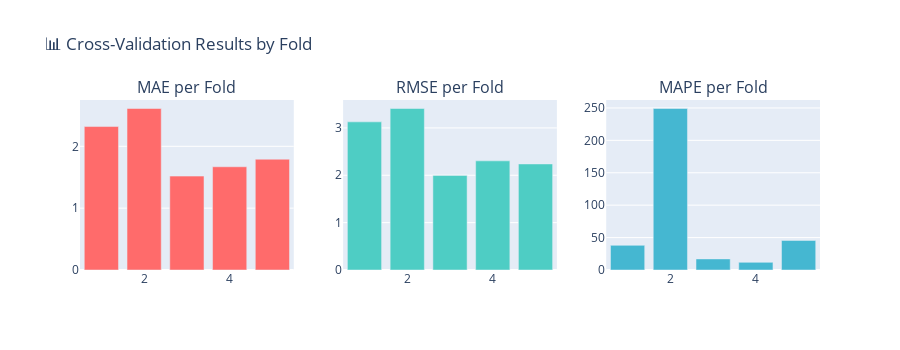

Write notebook code for a chart like this one.
### Code cell
# Visualize CV results
fig = make_subplots(rows=1, cols=3, subplot_titles=['MAE per Fold', 'RMSE per Fold', 'MAPE per Fold'])

fig.add_trace(go.Bar(x=cv_df['fold'], y=cv_df['mae'], marker_color='#FF6B6B', name='MAE'), row=1, col=1)
fig.add_trace(go.Bar(x=cv_df['fold'], y=cv_df['rmse'], marker_color='#4ECDC4', name='RMSE'), row=1, col=2)
fig.add_trace(go.Bar(x=cv_df['fold'], y=cv_df['mape'], marker_color='#45B7D1', name='MAPE'), row=1, col=3)

fig.update_layout(title='📊 Cross-Validation Results by Fold', height=350, showlegend=False)
fig.show()

### Figure 1 — Plotly figure (JSON) as saved in the notebook; plotly's stock layout.template omitted (floating-point values rounded to 4 significant figures)
{"data": [{"marker": {"color": "#FF6B6B"}, "name": "MAE", "type": "bar", "x": [1, 2, 3, 4, 5], "xaxis": "x", "y": [2.32, 2.611, 1.518, 1.669, 1.792], "yaxis": "y"}, {"marker": {"color": "#4ECDC4"}, "name": "RMSE", "type": "bar", "x": [1, 2, 3, 4, 5], "xaxis": "x2", "y": [3.128, 3.41, 1.997, 2.304, 2.239], "yaxis": "y2"}, {"marker": {"color": "#45B7D1"}, "name": "MAPE", "type": "bar", "x": [1, 2, 3, 4, 5], "xaxis": "x3", "y": [38.06, 249.1, 17.1, 11.82, 45.59], "yaxis": "y3"}], "layout": {"annotations": [{"font": {"size": 16}, "showarrow": false, "text": "MAE per Fold", "x": 0.1444, "xanchor": "center", "xref": "paper", "y": 1, "yanchor": "bottom", "yref": "paper"}, {"font": {"size": 16}, "showarrow": false, "text": "RMSE per Fold", "x": 0.5, "xanchor": "center", "xref": "paper", "y": 1, "yanchor": "bottom", "yref": "paper"}, {"font": {"size": 16}, "showarrow": false, "text": "MAPE per Fold", "x": 0.8556, "xanchor": "center", "xref": "paper", "y": 1, "yanchor": "bottom", "yref": "paper"}], "height": 350, "showlegend": false, "title": {"text": "📊 Cross-Validation Results by Fold"}, "xaxis": {"anchor": "y", "domain": [0, 0.2889]}, "xaxis2": {"anchor": "y2", "domain": [0.3556, 0.6444]}, "xaxis3": {"anchor": "y3", "domain": [0.7111, 1]}, "yaxis": {"anchor": "x", "domain": [0, 1]}, "yaxis2": {"anchor": "x2", "domain": [0, 1]}, "yaxis3": {"anchor": "x3", "domain": [0, 1]}}}
